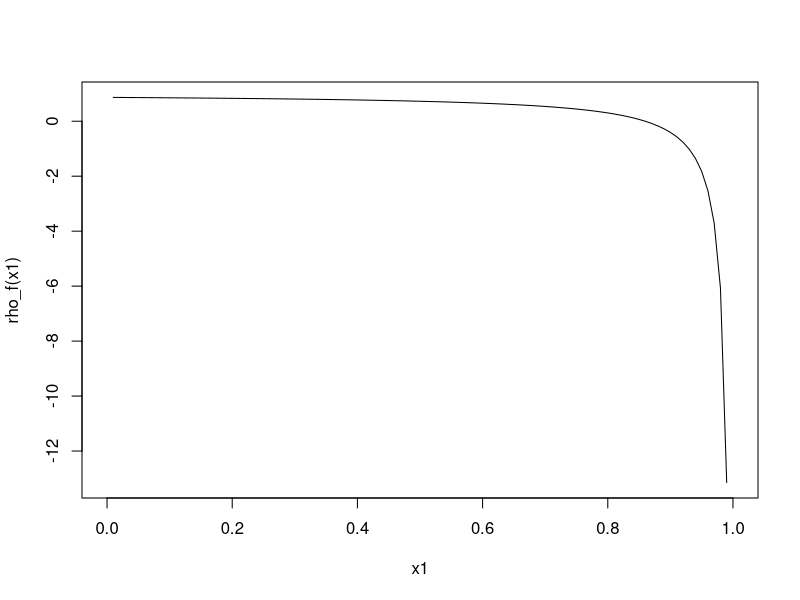
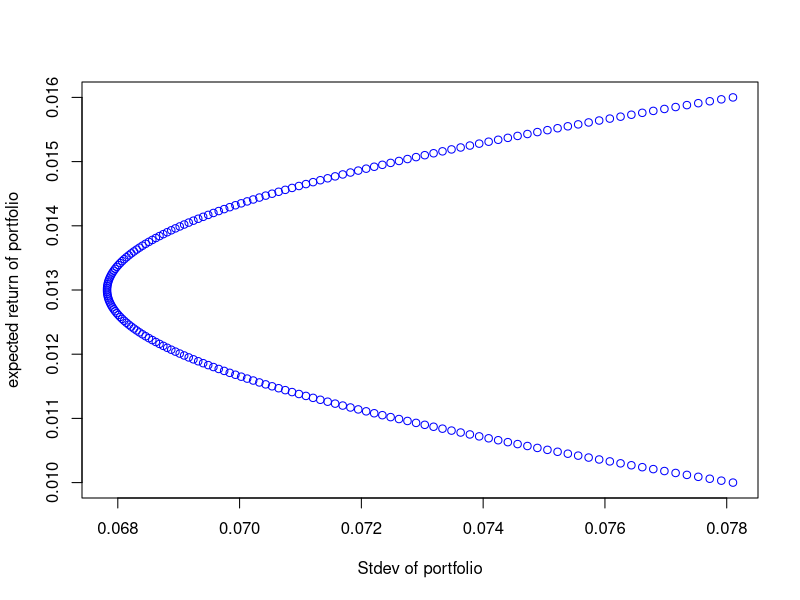

Source code (R) for these figures, in order:
# Exercise 1 and 2 

# initialize variables 
R1_bar <- 0.01
R2_bar <- 0.013
var1 = 0.0061
var2 = 0.0046
sd1 = sqrt(var1)
sd2 = sqrt(var2)

# define functional form of ro wand optimize
rho_f <- function(x1) {(var2-x1^2*var1-(1-x1)^2*var2)/(2*x1*(1-x1)*sd1*sd2)}
curve(rho_f, from=0, to=1, xname="x1") # yname is not a graphical parameter 
print(optimize(rho_f, interval=c(0,1), maximum=TRUE))
# the exact answer from solving analytically, agrees with minimizer 
rho_min <- sqrt(var2/var1)
print(rho_min)

# create sequence of x1 and x2 values following constraint for no short sales
x1_seq <- seq(-1, 1, 0.01)
x2_seq <- 1 - x1_seq

# create the points for return and risk for the portfolio 
Rp_bar <- x1_seq*R1_bar + x2_seq*R2_bar
var_p <- x1_seq^2*var1 + x2_seq^2*var2 + 2*x1_seq*x2_seq*rho_min*sd1*sd2
sd_p <- sqrt(var_p)

# plot 
plot(sd_p, Rp_bar, col="blue", xlab="Stdev of portfolio", ylab="expected return of portfolio")


# Exercise 4 
sig2_avg = 50 
cov_avg = 10 
sig2_p <- function(n) {sig2_avg/n+(n-1)*cov_avg/n}
n_vec <- c(5, 10, 20, 50, 100)
risk_vec = sig2_p(n_vec)
print(risk_vec)
